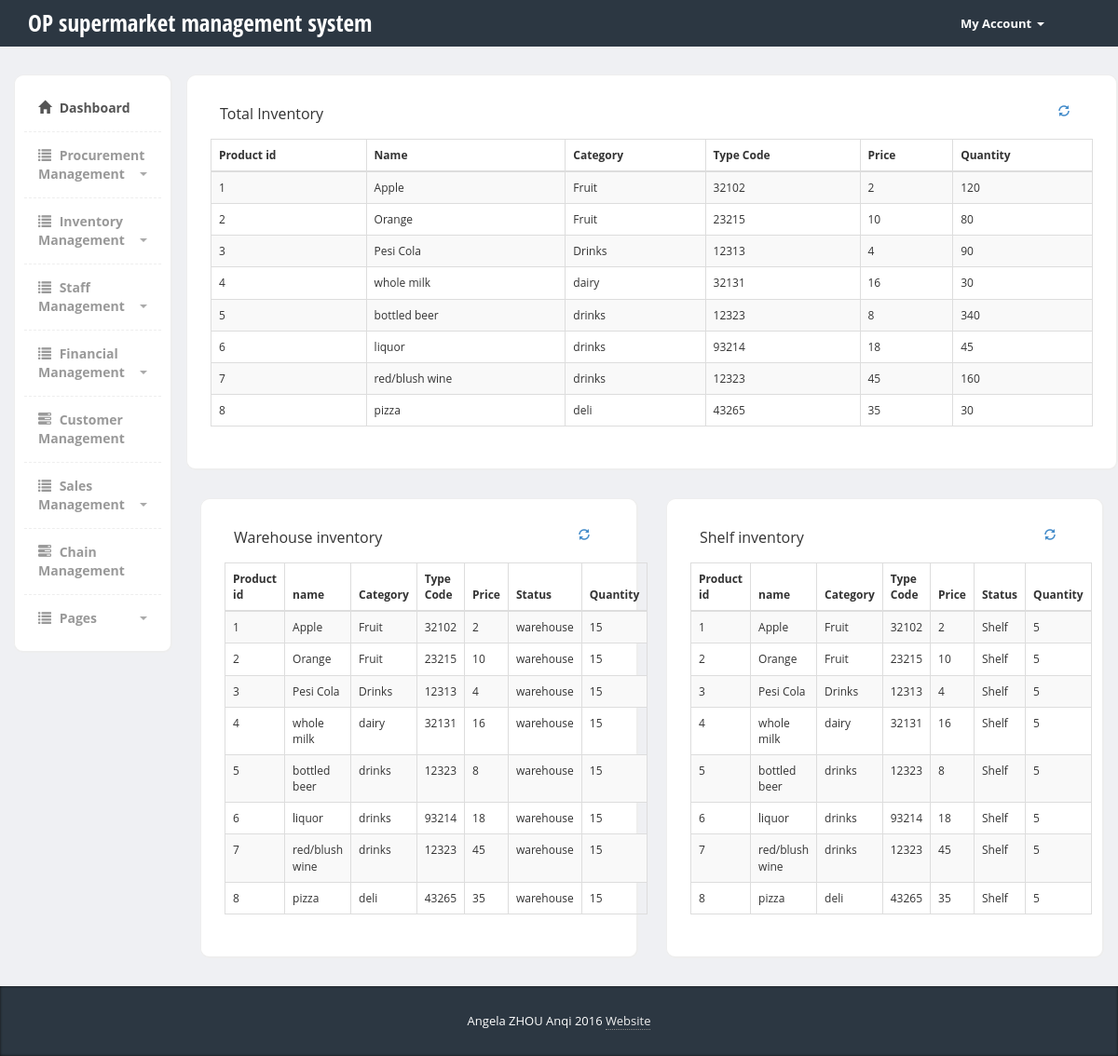
Screenshot of /sms/inventory_management/ with the database file from the repository.
### sms/models.py (models this page shows, shortened)
class Product(models.Model):
    product_name = models.CharField(max_length=200)
    batch_id = models.IntegerField(default=1)
    category= models.CharField(max_length=200)
    code   = models.CharField(max_length=200)
    status   = models.CharField(max_length=200)
    price = models.IntegerField(default=0)
    expiry_date = models.DateField(default=datetime.now, blank=True)
    discount_rate = models.FloatField(default=1.0)
    markdown = models.IntegerField(default=1)
    inventory = models.IntegerField(default=1)
    def _get_total(self):
       "Returns the total"
       return self.price * self.discount_rate
    current_price = property(_get_total)

### sms/views.py (the view)
def inventory_management(request):
	product_list= Product.objects.all()
	context = {'product_list': product_list}
	return render(request, 'sms/inventory_management.html', context)

### sms/templates/sms/inventory_management.html (shortened to what this page needs)
{% load static %}
{% load mathfilters%}
<!DOCTYPE html>
<html>
  <head>
    <link href="{% static 'sms/bootstrap/css/bootstrap.min.css'%}" rel="stylesheet">
    <link href="{% static 'sms/css/styles.css'%}" rel="stylesheet">
  </head>
  <body>
  	<div class="header">
	     <div class="container">
	        <div class="row">
	           <div class="col-md-5">
	              <div class="logo">
	                 <h1><a href="index.html">OP supermarket management system</a></h1>
	              </div>
	           </div>
	           <div class="col-md-2 account">
	              <div class="navbar navbar-inverse" role="banner">
	                  <nav class="collapse navbar-collapse bs-navbar-collapse navbar-right" role="navigation">
	                    <ul class="nav navbar-nav">
	                      <li class="dropdown">
	                        <a href="#" class="dropdown-toggle" data-toggle="dropdown">My Account <b class="caret"></b></a>
	                      </li>
	                    </ul>
	                  </nav>
	              </div>
	           </div>
	        </div>
	     </div>
	</div>
    <div class="page-content">
    	<div class="row">
		  <div class="col-md-2">
		  	<div class="sidebar content-box" style="display: block;">
               <ul class="nav">
                    <li class="current"><a href="/sms/"><i class="glyphicon glyphicon-home"></i> Dashboard</a></li>
                    <li class="submenu">
                         <a href="#">
                            <i class="glyphicon glyphicon-list"></i> Procurement Management
                            <span class="caret pull-right"></span>
                         </a>
                    </li>
                     <li class="submenu">
                         <a href="#">
                            <i class="glyphicon glyphicon-list"></i> Inventory Management
                            <span class="caret pull-right"></span>
                         </a>
                    </li>
                    <li class="submenu">
                         <a href="#">
                            <i class="glyphicon glyphicon-list"></i> Staff Management
                            <span class="caret pull-right"></span>
                         </a>
                    </li>
                    <li class="submenu">
                         <a href="#">
                            <i class="glyphicon glyphicon-list"></i> Financial Management
                            <span class="caret pull-right"></span>
                         </a>
                    </li>
                    <li><a href="customer_management.html"><i class="glyphicon glyphicon-tasks"></i> Customer Management</a></li>
                    <li class="submenu">
                         <a href="#">
                            <i class="glyphicon glyphicon-list"></i> Sales Management
                            <span class="caret pull-right"></span>
                         </a>
                    </li>
                    <li><a href="chain_management.html"><i class="glyphicon glyphicon-tasks"></i> Chain Management</a></li>
                    <li class="submenu">
                         <a href="#">
                            <i class="glyphicon glyphicon-list"></i> Pages
                            <span class="caret pull-right"></span>
                         </a>
                    </li>
                </ul>
             </div>
		  </div>
		  <div class="col-md-10">
		  	<div class="row">
		  		<div class="content-box-large">
	  				<div class="panel-heading">
						<div class="panel-title">Total Inventory </div>
						<div class="panel-options">
								<a href="#" data-rel="collapse"><i class="glyphicon glyphicon-refresh"></i></a>
						</div>
					</div>
	  				<div class="panel-body">
	  					<table cellpadding="0" cellspacing="0" border="0" class="table table-striped table-bordered" id="example">
							<thead>
								<tr>
									<th>Product id</th>
									<th>Name</th>
									<th>Category</th>
									<th>Type Code</th>
									<th>Price</th>
									<th>Quantity</th>
								</tr>
							</thead>
							<tbody>
							{% if product_list %}
								{% for product in product_list %}
		    					<tr class="odd gradeX">
									<td>{{ product.id }}</td>
									<td>{{product.product_name }}</td>
									<td>{{product.category}}</td>
									<td class="center"> {{product.code}}</td>
									<td class="center"> {{product.price}}</td>
									<td class="center">{{product.inventory}}</td>
		    					</tr>
		    					{% endfor %}
							{% endif %}
							</tbody>
						</table>
					</div>
				</div>
			</div>
			<div class="row">
		  		<div class="col-md-6">
		  			<div class="content-box-large">
		  				<div class="panel-heading">
							<div class="panel-title">Warehouse inventory</div>
							<div class="panel-options">
								<a href="#" data-rel="collapse"><i class="glyphicon glyphicon-refresh"></i></a>
							</div>
						</div>
		  				<div class="panel-body">
		  					<table cellpadding="0" cellspacing="0" border="0" class="table table-striped table-bordered" id="example1">
							<thead>
								<tr>
									<th>Product id</th>
									<th>name</th>
									<th>Category</th>
									<th>Type Code</th>
									<th>Price</th>
									<th>Status</th>
									<th>Quantity</th>
								</tr>
							</thead>
							<tbody>
							{% if product_list %}
								{% for product in product_list %}
		    					<tr class="odd gradeX">
									<td>{{ product.id }}</td>
									<td>{{product.product_name }}</td>
									<td>{{product.category}}</td>
									<td class="center"> {{product.code}}</td>
									<td class="center"> {{product.price}}</td>
									<td class="center"> warehouse</td>
									<td class="center">15</td>
		    					</tr>
		    					{% endfor %}
							{% endif %}
							</tbody>
						</table>
		  				</div>
		  			</div>
		  		</div>
		  		<div class="col-md-6">
		  			<div class="content-box-large">
		  				<div class="panel-heading">
							<div class="panel-title">Shelf inventory</div>
							<div class="panel-options">
								<a href="#" data-rel="collapse"><i class="glyphicon glyphicon-refresh"></i></a>
							</div>
						</div>
		  				<div class="panel-body">
							<table cellpadding="0" cellspacing="0" border="0" class="table table-striped table-bordered" id="example2">
								<thead>
									<tr>
										<th>Product id</th>
										<th>name</th>
										<th>Category</th>
										<th>Type Code</th>
										<th>Price</th>
										<th>Status</th>
										<th>Quantity</th>
									</tr>
								</thead>
								<tbody>
								{% if product_list %}
									{% for product in product_list %}
			    					<tr class="odd gradeX">
										<td>{{ product.id }}</td>
										<td>{{product.product_name }}</td>
										<td>{{product.category}}</td>
										<td class="center"> {{product.code}}</td>
										<td class="center"> {{product.price}}</td>
										<td class="center"> Shelf</td>
										<td class="center">5</td>
			    					</tr>
			    					{% endfor %}
								{% endif %}
								</tbody>
							</table>
		  				</div>
		  			</div>
		  		</div>
		  	 </div>
		</div>
    </div>
    <footer>
         <div class="container">
            <div class="copy text-center">
               Angela ZHOU Anqi 2016 <a href='#'>Website</a>
            </div>
         </div>
      </footer>
  </body>
</html>

### sms/static/sms/css/styles.css (style rules this page uses)
body { font-family: 'Open Sans', sans-serif; background-color: #f7f7f7; position: relative; margin: 0px; font-size: 12px; padding: 0px; }
.page-content > .row { margin-left: 0px !important; margin-right: 0px !important; margin-top: 30px; }
.panel-body { padding: 5px !important; }
footer { background-color:#2c3742; box-shadow:inset 0px 0px 3px #111; color:#fff; font-size:14px; line-height:25px; padding:10px 0px 10px 0px; bottom: 0px; }
footer a { color:#eee; text-decoration:none; border-bottom:1px dotted #888; }
footer .copy { font-size:13px; margin:15px 0px; }
.header { height:50px; background-color: #2c3742; }
.account { margin-left:40%; }
.header .logo h1 { font-size:25px; margin:0px; padding:10px 0px; }
.header .logo h1 a { color:#fff; font-family: 'Open Sans Condensed', sans-serif; }
.header .navbar * { box-shadow:none !important; }
.header .navbar { background:none !important; border:0px !important; }
.header .navbar .nav > li > a { color:#fff !important; font-size:13px !important; border-bottom:0px !important; margin-top:0px !important; font-weight:bold; }
.header .navbar-collapse { border:0px !important; }
.header .navbar-nav .caret { border-top-color:#fff !important; border-bottom-color:#fff !important; }
.content-box, .content-box-large { margin-bottom:30px; background:#fff; border-radius:10px; padding:10px; border-left:1px solid #eee; border-top:1px solid #eee; border-right:2px solid #eee; border-bottom:2px solid #eee; }
.content-box-large { padding: 20px; }
.sidebar ul.nav, .sidebar ul.nav ul { list-style: none; padding: 0px; margin: 0px; }
.sidebar .nav > li { margin: 0; border-bottom:1px dashed #eee; }
.sidebar .nav > li:last-child { border-bottom:0px; }
.sidebar .nav > li > a { font-size: 14px; line-height: 20px; padding: 15px 15px; color: #999; display: block; font-weight:bold; background:none; text-decoration: none; border-top:0px; font-weight:bold; }
.sidebar .nav > li > a > i { margin-right:5px; }
.sidebar .nav li a:hover, .sidebar .nav li.current > a { background: #fff; color: #555; border-bottom:0px; }
.sidebar .nav a .caret { float: right; width: 0; height: 0; display: inline-block; vertical-align: top; border-top: 4px solid #aaa; border-right: 4px solid transparent; border-left: 4px solid transparent; content: ""; margin-top: 8px; margin-left: 2px; }
body { background-color: #eff0f3; }
.panel-heading>.panel-title, .content-box-header .panel-title { float: left; padding: 10px 0px; padding-top: 0px; }
.panel-heading>.panel-options, .content-box-header .panel-options { float: right; padding-right: 15px; }
.panel-heading>.panel-options>a, .content-box-header .panel-options>a { margin-top: 10px; }
.panel-body { clear:both; }

### rows the page displays
Product: id "1", product_name "Apple", category "Fruit", code "32102", price "2", inventory "120"
Product: id "2", product_name "Orange", category "Fruit", code "23215", price "10", inventory "80"
Product: id "3", product_name "Pesi Cola", category "Drinks", code "12313", price "4", inventory "90"
Product: id "4", product_name "whole milk", category "dairy", code "32131", price "16", inventory "30"
Product: id "5", product_name "bottled beer", category "drinks", code "12323", price "8", inventory "340"
Product: id "6", product_name "liquor", category "drinks", code "93214", price "18", inventory "45"
Product: id "7", product_name "red/blush wine", category "drinks", code "12323", price "45", inventory "160"
Product: id "8", product_name "pizza", category "deli", code "43265", price "35", inventory "30"
